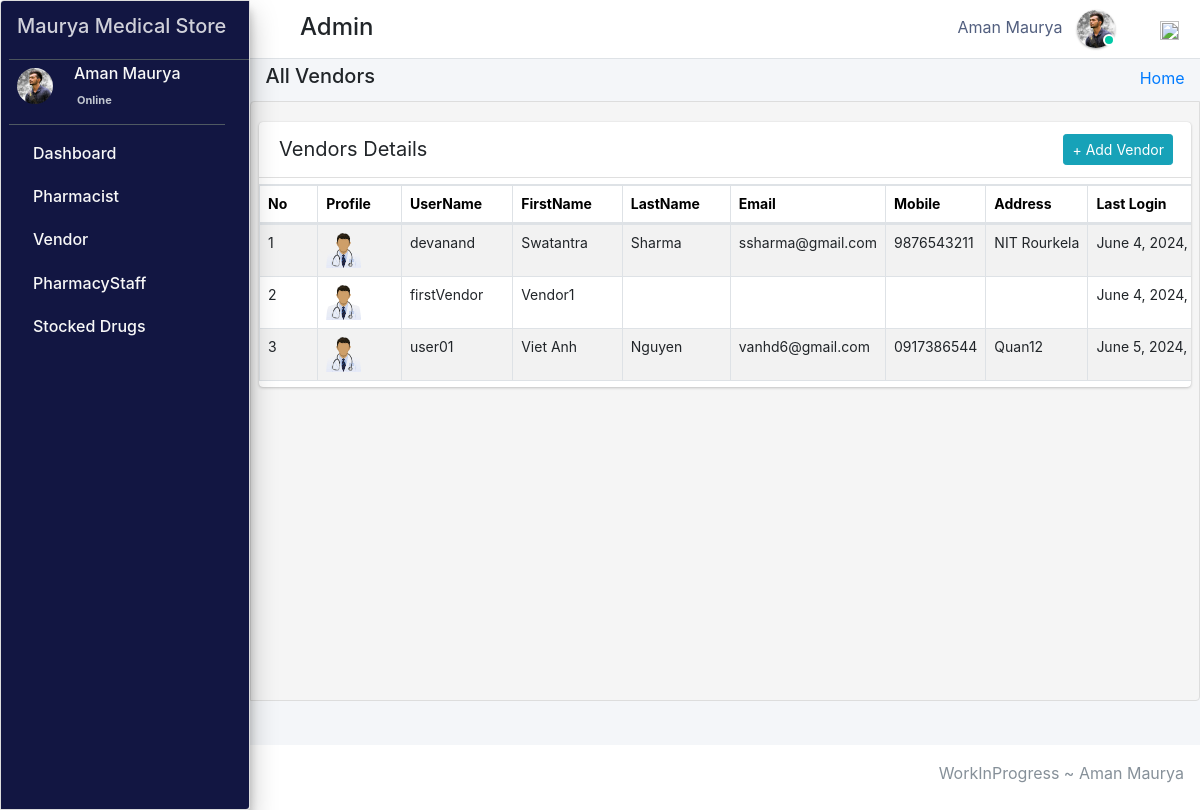
/admin_user/manage_doctor/ (signed in), run on the app's committed database.
### pharmacy/models.py (models this page shows, shortened)
class CustomUser(AbstractUser):
    user_type_data = ((1, "AdminHOD"), (2, "Pharmacist"), (3, "Doctor"), (4, "PharmacyClerk"),(5, "Patients"))
    user_type = models.CharField(default=1, choices=user_type_data, max_length=10)

class AdminHOD(models.Model):
    gender_category=(
        ('Male','Male'),
        ('Female','Female'),
    )
    admin = models.OneToOneField(CustomUser,null=True, on_delete = models.CASCADE)
    emp_no= models.CharField(max_length=100,null=True,blank=True)
    gender=models.CharField(max_length=100,null=True,choices=gender_category)
    mobile=models.CharField(max_length=10,null=True,blank=True)
    address=models.CharField(max_length=300,null=True,blank=True)
    profile_pic=models.ImageField(default="admin.png",null=True,blank=True)
    created_at = models.DateTimeField(auto_now_add=True)
    updated_at = models.DateTimeField(auto_now=True)
    date_employed=models.DateTimeField(auto_now_add=True, auto_now=False)
    objects = models.Manager()

class Doctor(models.Model):
    gender_category=(
        ('Male','Male'),
        ('Female','Female'),
    )
    admin = models.OneToOneField(CustomUser,null=True, on_delete = models.CASCADE)
    emp_no=models.CharField(max_length=100,null=True,blank=True)
    age= models.IntegerField(default='0', blank=True, null=True)
    gender=models.CharField(max_length=100,null=True,choices=gender_category)
    mobile=models.CharField(max_length=10,null=True,blank=True)
    address=models.CharField(max_length=300,null=True,blank=True)
    profile_pic=models.ImageField(default="doctor.png",null=True,blank=True)
    created_at = models.DateTimeField(auto_now_add=True)
    updated_at = models.DateTimeField(auto_now=True)
    objects = models.Manager()

### pharmacy/HODViews.py (the view)
# urls.py: path('admin_user/manage_doctor/',HODViews.manageDoctor,name='manage_doctor'),
def manageDoctor(request):
    staffs = Doctor.objects.all()
    context = {
        "staffs": staffs,
        "title":"Dotors Details"
    }
    return render(request,'hod_templates/manage_doctor.html',context)

### pharmacy/LoginCheckMiddleWare.py (called while the page is built, shortened)
    def process_view(self, request, view_func, view_args, view_kwargs):
        modulename = view_func.__module__
        user = request.user
        if user.is_authenticated:
            if user.user_type == "1":
                if modulename == "pharmacy.HODViews":
                    pass
                elif modulename == "":
                    pass
                elif modulename == "pharmacy.views" or modulename == "django.views.static":
                    pass
                else:
                    pass
            else:
                return redirect("login")
        else:
            if request.path == reverse("login"):
                pass
            else:
                return redirect("login")

### pharmacy/templates/hod_templates/manage_doctor.html (shortened to what this page needs)
{% extends 'hod_templates/base_template.html'%} {% block page_title %}
<h5>All Vendors</h5>
{% endblock page_title %} {% block main_content %}
<section class="content">
    <div class="row">
        <div class="col-md-12">
            <div class="card card-primar sc">
                <div class="card-header">
                    <span>Vendors Details</span>
                    <div class="card-tools d-flex">
                        <a class="btn btn-sm btn-info mr-2" href="{% url 'add_doctor' %}" role="button">+ Add Vendor</a>
                    </div>
                </div>
                <table class="table table-bordered table-hover dataTable" id="plist">
                    <thead>
                        <tr>
                            <th>No</th>
                            <th>Profile</th>
                            <th>UserName</th>
                            <th>FirstName</th>
                            <th>LastName</th>
                            <th>Email</th>
                            <th>Mobile</th>
                            <th>Address</th>
                            <th>Last Login</th>
                        </tr>
                    </thead>
                    <tbody>
                        {% for staff in staffs %}
                        <tr class="hov">
                            <td>{{forloop.counter}}</td>
                            <td> <img src="{{staff.profile_pic.url}}" class="" width="35" height="35" alt=""></td>
                            <td>{{staff.admin.username}}</td>
                            <td>{{staff.admin.first_name}}</td>
                            <td>{{staff.admin.last_name}}</td>
                            <td>{{staff.admin.email}}</td>
                            <td>{{staff.mobile}}</td>
                            <td>{{staff.address}}</td>
                            <td>{{staff.admin.last_login}}</td>
                        </tr>
                        {% endfor %}
                    </tbody>
                </table>
            </div>
        </div>
    </div>
</section>
{% endblock %}

### pharmacy/templates/hod_templates/base_template.html (shortened to what this page needs)
{% extends 'base_file.html' %} {% block htm %}
<body class="hold-transition sidebar-mini layout-fixed">
    <div class="wrapper">
        <nav class="main-header navbar navbar-expand navbar-white navbar-light">
            <ul class="navbar-nav">
                <li class="nav-item">
                    <a class="nav-link" data-widget="pushmenu" href="#" role="button"></a>
                </li>
            </ul>
            <h4 style="margin-left: 10px; margin-top: 5px;">Admin </h4>
            <ul class="navbar-nav ml-auto">
                <li class="mx-3">
                    <a href="#" class="sm-submenu-with-image a">
                        <span>{{user.first_name}}  {{user.last_name}}</span>
                        <img src="{{request.user.adminhod.profile_pic.url}}" class="img-circle elevation-1" width="38" height="38" alt="">
                        <span class="avatar-status avatar-sm-status avatar-status-success"></span>
                    </a>
                </li>
                <li class="nav-item dropdown ml-3 low">
                    <a href="#" class="btn btn-outlined btn-black text-muted bg-transparent " data-toggle="dropdown" aria-expanded="false" data-wow-delay="0.7s"><img src="https://img.icons8.com/ios/50/000000/settings.png" width="19" height="19">
                    </a>
                </li>
            </ul>
        </nav>
        {% include 'hod_templates/sidebar.html'%}
        <div class="content-wrapper">
            <div class="content-header">
                <div class="container-fluid">
                    <div class="row ">
                        <div class="col-sm-6">
                            <h1 class="m-0 text-dark">
                                {% block page_title %} {% endblock page_title %}
                            </h1>
                        </div>
                        <div class="col-sm-6 ">
                            <ol class="breadcrumb float-sm-right">
                                <li class="breadcrumb-item"><a href="{%url  'admin_dashboard' %}">Home</a></li>
                            </ol>
                        </div>
                    </div>
                </div>
            </div>
            {% block main_content %} {% endblock main_content %}
        </div>
        {% include 'hod_templates/footer.html'%}
    </div>
    {% endblock htm %}

### pharm/pharmacy/templates/base_file.html (shortened to what this page needs)
{% load static %}
<!DOCTYPE html>
<html lang="en">
<head>
    <link rel="stylesheet" href="{% static 'css/bootstrap.min.css'%}">
    <link rel="stylesheet" href="{% static 'css/main.css'%}">
    <link rel="stylesheet" href="{% static 'css/profile.css'%}">
    <link rel="stylesheet" href="{% static " fontawesome-free/css/all.min.css " %}">
    <link rel="stylesheet" href="https://code.ionicframework.com/ionicons/2.0.1/css/ionicons.min.css">
    <link rel="stylesheet" href="{% static 'dist/css/adminlte.css'  %}">
    <link rel="stylesheet" href="{% static 'pace-progress/themes/black/pace-theme-flat-top.css' %}">
    <link rel="stylesheet" href="{% static 'datatables-bs4/css/dataTables.bootstrap4.min.css'%}">
    <link rel="stylesheet" href="{% static 'datatables-responsive/css/responsive.bootstrap4.min.css'%}">
    <link rel="stylesheet" href="{% static 'datatables-buttons/css/buttons.bootstrap4.min.css'%}">
    <link rel="stylesheet" href="{% static 'css/select2.css' %}">
    <link href="{% static 'jquery-ui2/jquery-ui.min.css' %}" rel="stylesheet">
    <link href="{% static 'jquery-ui2/jquery-ui.structure.min.css' %}" rel="stylesheet">
    <link href="{% static 'jquery-ui2/jquery-ui.theme.min.css' %}" rel="stylesheet">
</head>
{% block htm %} {% endblock htm%}
</body>
</html>

### pharmacy/templates/hod_templates/sidebar.html (shortened to what this page needs)
<aside class="main-sidebar sidebar-dark-primary elevation-4">
    <a href="" class="brand-link ml-2">
        <span><h5>Maurya Medical Store</h5></span>
    </a>
    <div class="sidebar">
        <div class="user-panel mr-3">
            <div class="pull-left image sm-submenu-with-image a ml-2 ">
                <img src="{{request.user.adminhod.profile_pic.url}}" class="img-circle mt-2" width="36" height="36" alt="User Image">
            </div>
            <div class="pull-left info">
                <p>{{user.first_name}} {{user.last_name}}</p>
                <a href="#"> Online</a>
            </div>
        </div>
        <nav class="mt-2">
            <ul class="nav nav-pills nav-sidebar flex-column" data-widget="treeview" role="menu" data-accordion="false">
                <li class="nav-item">
                    <a href="{% url  'admin_dashboard' %}" class="nav-link">
                        <p>
                            Dashboard
                        </p>
                    </a>
                </li>
                <li class="nav-item">
                    <a href="#" class="nav-link">
                        <p>
                            Pharmacist
                        </p>
                    </a>
                </li>
                <li class="nav-item">
                    <a href="#" class="nav-link">
                        <p>
                            Vendor
                        </p>
                    </a>
                </li>
                <li class="nav-item">
                    <a href="#" class="nav-link">
                        <p>
                            PharmacyStaff
                        </p>
                    </a>
                </li>
                <li class="nav-item">
                    <a href="#" class="nav-link">
                        <p>
                            Stocked Drugs
                        </p>
                    </a>
                </li>
            </ul>
        </nav>
    </div>
</aside>

### pharmacy/templates/hod_templates/footer.html
<footer class="main-footer pt-3 text-center">
    <div class="float-right d-none d-sm-inline-block">
        WorkInProgress ~ Aman Maurya
    </div>
</footer>

### static/css/main.css (style rules this page uses)
html { font-family: sans-serif; line-height: 1.15; -webkit-text-size-adjust: 100%; -webkit-tap-highlight-color: transparent; }
body { overflow-y: hidden; overflow-x: hidden; font-family: -apple-system, BlinkMacSystemFont, "Segoe UI", Roboto, "Helvetica Neue", Arial, "Noto Sans", sans-serif, "Apple Color Emoji", "Segoe UI Emoji", "Segoe UI Symbol", "Noto Color Emoji" !important; }
th { color: rgb(0, 0, 0); font-size: 14px !important; }
.content { background-color: #f5f5f5; border: 1px solid #dddddd; border-radius: 4px 0px 4px 0px; left: -1px; padding: 10px 7px 5px; }
.main-sidebar { background: #ffffff; border: 1px solid #dddddd; border-radius: 4px 0px 4px 0px; font-weight: bold; }
.content { height: 75vh; overflow-y: scroll; overflow-x: hidden; }
.sc { white-space: nowrap; display: block; overflow-x: hidden !important; }
.content .row { margin-top: 20px !important; }
.main-sidebar { background-color: #121642 !important; color: white !important; }
.main-sidebar p { color: #f8f8f8 !important; font-weight: 500 !important }
td { font-size: 14px !important; }
.hov { transition: transform .5s; }
.avatar-status { position: absolute; bottom: 12px; right: 75.4px; display: -ms-inline-flexbox; display: inline-flex; -ms-flex-negative: 0; flex-shrink: 0; -ms-flex-pack: center; justify-content: center; -ms-flex-align: center; align-items: center; white-space: nowrap; text-align: center; vertical-align: baseline; font-weight: 600; border: .125rem solid #fff; width: 12px; height: 12px; line-height: 1; font-size: .71094rem; border-radius: 50%; }
.avatar-status-success { color: #fff; background-color: #00c9a7; }
.card-header span { font-size: 20px !important; }
.table>tbody>tr>td, .table>tbody>tr>th, .table>tfoot>tr>td, .table>tfoot>tr>th, .table>thead>tr>td, .table>thead>tr>th { padding: 8px; line-height: 1.42857143; vertical-align: top; }
.pull-left { float: left; }
.pull-left { float: left!important; }
.user-panel>.info { padding: 5px 5px 5px 15px; line-height: 1; position: absolute; left: 55px; }
.user-panel>.info>p { font-weight: 600; margin-bottom: 9px; }
p { margin: 0 0 10px; }
.user-panel { padding-bottom: 20px; }
.user-panel:after { clear: both; }
.user-panel:before, .user-panel:after { content: " "; display: table; }
.user-panel>.info>a { text-decoration: none; padding-right: 5px; margin-top: 3px; font-size: 11px; overflow: hidden; white-space: nowrap; }
.table { background: white !important; }
.container-fluid { width: 100%; padding-right: 15px; padding-left: 15px; margin-right: auto; margin-left: auto; }
.row { display: flex; flex-wrap: wrap; margin-right: -15px; margin-left: -15px; }
.d-flex { display: flex !important; z-index: 44; }
.d-flex { display: flex !important; }
.table tbody tr:nth-of-type(odd) { background-color: rgba(0, 0, 0, .05) !important; }
.table tbody tr:nth-of-type(odd) { background-color: rgba(197, 197, 197, 0.05) !important; }
.main-footer { height: 65px !important; background: #ffffff; border-top: none !important; color: #869099; font-size: 1.0rem !important; }
.img-circle { border-radius: 50%; }
.content-wrapper .content-header { padding: 5px 0.5rem !important; }

### static/css/profile.css (style rules this page uses)
li { list-style-type: none ! }
.navbar-nav span { color: #525f7f !important; margin-right: 10px !important; }
body { font-family: 'Rubik', sans-serif; height: 100% !important; }
.table tbody tr:nth-of-type(odd) { background-color: rgba(0, 0, 0, .05) !important; }

### data on the page
CustomUser: first_name "Aman", last_name "Maurya", user.adminhod.profile_pic (picture)
Doctor: profile_pic (picture), admin.username "devanand", admin.first_name "Swatantra", admin.last_name "Sharma", admin.email "ssharma@gmail.com", mobile "9876543211", address "NIT Rourkela", admin.last_login "June 4, 2024,…"
Doctor: profile_pic (picture), admin.username "firstVendor", admin.first_name "Vendor1", admin.last_login "June 4, 2024,…"
Doctor: profile_pic (picture), admin.username "user01", admin.first_name "Viet Anh", admin.last_name "Nguyen", admin.email "vanhd6@gmail.com", mobile "0917386544", address "Quan12", admin.last_login "June 5, 2024,…"
